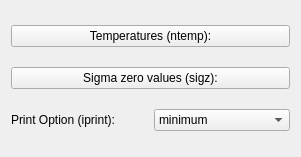
<?xml version="1.0" encoding="UTF-8"?>
<ui version="4.0">
 <class>NJOYUnresrInputDlg</class>
 <widget class="QWidget" name="NJOYUnresrInputDlg">
  <property name="geometry">
   <rect>
    <x>0</x>
    <y>0</y>
    <width>301</width>
    <height>157</height>
   </rect>
  </property>
  <property name="windowTitle">
   <string>Form</string>
  </property>
  <layout class="QGridLayout" name="gridLayout">
   <item row="0" column="0" colspan="2">
    <widget class="QPushButton" name="pushButtonTemperatures">
     <property name="text">
      <string>Temperatures (ntemp):</string>
     </property>
    </widget>
   </item>
   <item row="1" column="0" colspan="2">
    <widget class="QPushButton" name="pushButtonSigmaZeros">
     <property name="text">
      <string>Sigma zero values (sigz):</string>
     </property>
    </widget>
   </item>
   <item row="2" column="0">
    <widget class="QLabel" name="label">
     <property name="text">
      <string>Print Option (iprint):</string>
     </property>
    </widget>
   </item>
   <item row="2" column="1">
    <widget class="QComboBox" name="comboBoxPrintOption">
     <item>
      <property name="text">
       <string>minimum</string>
      </property>
     </item>
     <item>
      <property name="text">
       <string>maximum</string>
      </property>
     </item>
    </widget>
   </item>
  </layout>
 </widget>
 <resources/>
 <connections/>
</ui>
